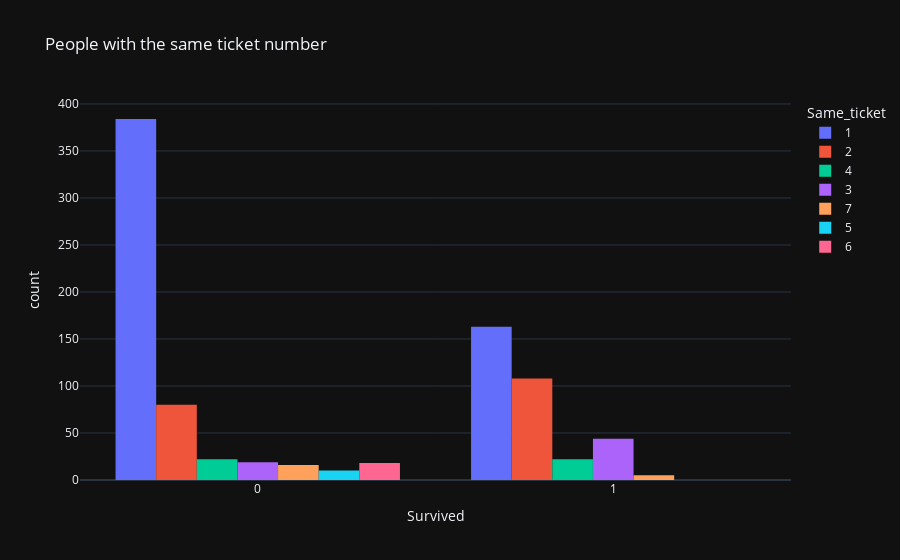
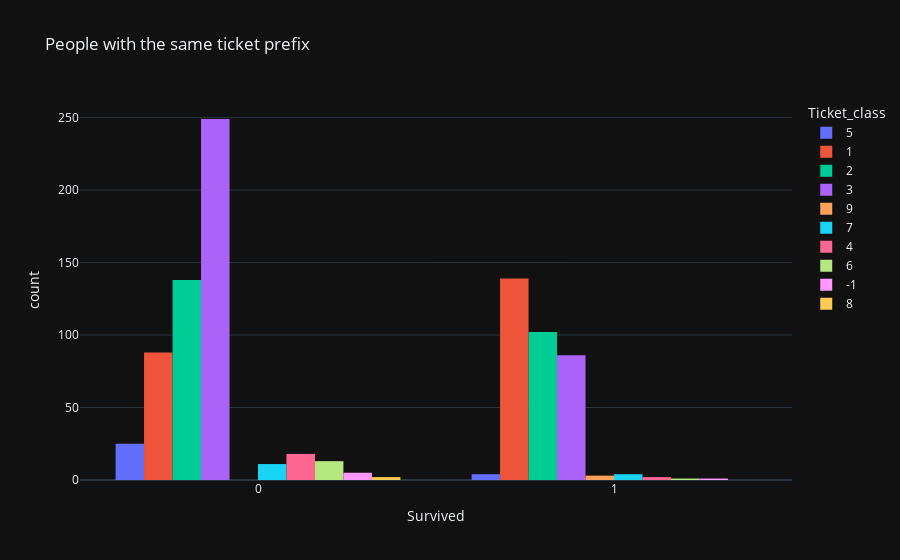

Notebook code for these charts, in order:
### Code cell
def adjust_ticket(data):
    titanic["Same_ticket"] = titanic.groupby("Ticket")["Ticket"].transform("count")

    import re
    data["Ticket"] = data["Ticket"].apply(lambda row: re.sub("[^0-9]", "", row))
    data["Ticket_class"] = data["Ticket"].apply(lambda row: int(str(row)[0]) if len(str(row)) > 1 else -1)
    data["Ticket_class"].fillna(data["Ticket_class"].mean(), inplace=True)
    data.drop(["Ticket"], axis=1, inplace=True)

adjust_ticket(titanic)
plt4 = px.histogram(titanic, x="Survived", color="Same_ticket", barmode="group", title="People with the same ticket number")
plt4.show()

plt5 = px.histogram(titanic, x="Survived", color="Ticket_class", barmode="group", title="People with the same ticket prefix")
plt5.show()

### Figure 1 — Plotly figure (JSON) as saved in the notebook; plotly's stock layout.template omitted (floating-point values rounded to 4 significant figures; data arrays with more than 128 entries replaced by an {"elided": "..."} marker saying what was removed)
{"data": [{"alignmentgroup": "True", "bingroup": "x", "hovertemplate": "Same_ticket=1<br>Survived=%{x}<br>count=%{y}<extra></extra>", "legendgroup": "1", "marker": {"color": "#636efa", "pattern": {"shape": ""}}, "name": "1", "offsetgroup": "1", "orientation": "v", "showlegend": true, "x": {"elided": "547 int values"}, "xaxis": "x", "yaxis": "y", "type": "histogram"}, {"alignmentgroup": "True", "bingroup": "x", "hovertemplate": "Same_ticket=2<br>Survived=%{x}<br>count=%{y}<extra></extra>", "legendgroup": "2", "marker": {"color": "#EF553B", "pattern": {"shape": ""}}, "name": "2", "offsetgroup": "2", "orientation": "v", "showlegend": true, "x": {"elided": "188 int values"}, "xaxis": "x", "yaxis": "y", "type": "histogram"}, {"alignmentgroup": "True", "bingroup": "x", "hovertemplate": "Same_ticket=4<br>Survived=%{x}<br>count=%{y}<extra></extra>", "legendgroup": "4", "marker": {"color": "#00cc96", "pattern": {"shape": ""}}, "name": "4", "offsetgroup": "4", "orientation": "v", "showlegend": true, "x": [0, 0, 1, 0, 0, 1, 0, 0, 0, 0, 0, 1, 1, 1, 0, 0, 1, 1, 1, 0, 1, 1, 0, 1, 0, 0, 1, 1, 0, 0, 1, 0, 0, 1, 0, 1, 0, 1, 1, 1, 0, 1, 1, 1], "xaxis": "x", "yaxis": "y", "type": "histogram"}, {"alignmentgroup": "True", "bingroup": "x", "hovertemplate": "Same_ticket=3<br>Survived=%{x}<br>count=%{y}<extra></extra>", "legendgroup": "3", "marker": {"color": "#ab63fa", "pattern": {"shape": ""}}, "name": "3", "offsetgroup": "3", "orientation": "v", "showlegend": true, "x": [1, 1, 1, 1, 1, 0, 1, 1, 1, 1, 1, 1, 1, 0, 1, 1, 1, 0, 0, 1, 1, 0, 1, 0, 1, 1, 0, 0, 1, 1, 0, 0, 1, 1, 0, 1, 0, 1, 1, 0, 1, 1, 1, 1, 0, 1, 0, 1, 1, 0, 1, 1, 1, 1, 1, 1, 0, 1, 0, 1, 1, 0, 1], "xaxis": "x", "yaxis": "y", "type": "histogram"}, {"alignmentgroup": "True", "bingroup": "x", "hovertemplate": "Same_ticket=7<br>Survived=%{x}<br>count=%{y}<extra></extra>", "legendgroup": "7", "marker": {"color": "#FFA15A", "pattern": {"shape": ""}}, "name": "7", "offsetgroup": "7", "orientation": "v", "showlegend": true, "x": [0, 1, 0, 0, 0, 0, 0, 0, 1, 0, 0, 0, 1, 1, 0, 0, 0, 1, 0, 0, 0], "xaxis": "x", "yaxis": "y", "type": "histogram"}, {"alignmentgroup": "True", "bingroup": "x", "hovertemplate": "Same_ticket=5<br>Survived=%{x}<br>count=%{y}<extra></extra>", "legendgroup": "5", "marker": {"color": "#19d3f3", "pattern": {"shape": ""}}, "name": "5", "offsetgroup": "5", "orientation": "v", "showlegend": true, "x": [0, 0, 0, 0, 0, 0, 0, 0, 0, 0], "xaxis": "x", "yaxis": "y", "type": "histogram"}, {"alignmentgroup": "True", "bingroup": "x", "hovertemplate": "Same_ticket=6<br>Survived=%{x}<br>count=%{y}<extra></extra>", "legendgroup": "6", "marker": {"color": "#FF6692", "pattern": {"shape": ""}}, "name": "6", "offsetgroup": "6", "orientation": "v", "showlegend": true, "x": [0, 0, 0, 0, 0, 0, 0, 0, 0, 0, 0, 0, 0, 0, 0, 0, 0, 0], "xaxis": "x", "yaxis": "y", "type": "histogram"}], "layout": {"xaxis": {"anchor": "y", "domain": [0.0, 1.0], "title": {"text": "Survived"}}, "yaxis": {"anchor": "x", "domain": [0.0, 1.0], "title": {"text": "count"}}, "legend": {"title": {"text": "Same_ticket"}, "tracegroupgap": 0}, "title": {"text": "People with the same ticket number"}, "barmode": "group"}}

### Figure 2 — Plotly figure (JSON) as saved in the notebook; plotly's stock layout.template omitted (floating-point values rounded to 4 significant figures; data arrays with more than 128 entries replaced by an {"elided": "..."} marker saying what was removed)
{"data": [{"alignmentgroup": "True", "bingroup": "x", "hovertemplate": "Ticket_class=5<br>Survived=%{x}<br>count=%{y}<extra></extra>", "legendgroup": "5", "marker": {"color": "#636efa", "pattern": {"shape": ""}}, "name": "5", "offsetgroup": "5", "orientation": "v", "showlegend": true, "x": [0, 0, 0, 0, 0, 0, 0, 1, 0, 0, 0, 1, 0, 0, 0, 0, 1, 0, 0, 1, 0, 0, 0, 0, 0, 0, 0, 0, 0], "xaxis": "x", "yaxis": "y", "type": "histogram"}, {"alignmentgroup": "True", "bingroup": "x", "hovertemplate": "Ticket_class=1<br>Survived=%{x}<br>count=%{y}<extra></extra>", "legendgroup": "1", "marker": {"color": "#EF553B", "pattern": {"shape": ""}}, "name": "1", "offsetgroup": "1", "orientation": "v", "showlegend": true, "x": {"elided": "227 int values"}, "xaxis": "x", "yaxis": "y", "type": "histogram"}, {"alignmentgroup": "True", "bingroup": "x", "hovertemplate": "Ticket_class=2<br>Survived=%{x}<br>count=%{y}<extra></extra>", "legendgroup": "2", "marker": {"color": "#00cc96", "pattern": {"shape": ""}}, "name": "2", "offsetgroup": "2", "orientation": "v", "showlegend": true, "x": {"elided": "240 int values"}, "xaxis": "x", "yaxis": "y", "type": "histogram"}, {"alignmentgroup": "True", "bingroup": "x", "hovertemplate": "Ticket_class=3<br>Survived=%{x}<br>count=%{y}<extra></extra>", "legendgroup": "3", "marker": {"color": "#ab63fa", "pattern": {"shape": ""}}, "name": "3", "offsetgroup": "3", "orientation": "v", "showlegend": true, "x": {"elided": "335 int values"}, "xaxis": "x", "yaxis": "y", "type": "histogram"}, {"alignmentgroup": "True", "bingroup": "x", "hovertemplate": "Ticket_class=9<br>Survived=%{x}<br>count=%{y}<extra></extra>", "legendgroup": "9", "marker": {"color": "#FFA15A", "pattern": {"shape": ""}}, "name": "9", "offsetgroup": "9", "orientation": "v", "showlegend": true, "x": [1, 1, 1], "xaxis": "x", "yaxis": "y", "type": "histogram"}, {"alignmentgroup": "True", "bingroup": "x", "hovertemplate": "Ticket_class=7<br>Survived=%{x}<br>count=%{y}<extra></extra>", "legendgroup": "7", "marker": {"color": "#19d3f3", "pattern": {"shape": ""}}, "name": "7", "offsetgroup": "7", "orientation": "v", "showlegend": true, "x": [0, 0, 0, 1, 1, 0, 0, 1, 0, 1, 0, 0, 0, 0, 0], "xaxis": "x", "yaxis": "y", "type": "histogram"}, {"alignmentgroup": "True", "bingroup": "x", "hovertemplate": "Ticket_class=4<br>Survived=%{x}<br>count=%{y}<extra></extra>", "legendgroup": "4", "marker": {"color": "#FF6692", "pattern": {"shape": ""}}, "name": "4", "offsetgroup": "4", "orientation": "v", "showlegend": true, "x": [0, 0, 0, 0, 0, 0, 0, 0, 0, 0, 0, 1, 0, 0, 0, 0, 0, 0, 1, 0], "xaxis": "x", "yaxis": "y", "type": "histogram"}, {"alignmentgroup": "True", "bingroup": "x", "hovertemplate": "Ticket_class=6<br>Survived=%{x}<br>count=%{y}<extra></extra>", "legendgroup": "6", "marker": {"color": "#B6E880", "pattern": {"shape": ""}}, "name": "6", "offsetgroup": "6", "orientation": "v", "showlegend": true, "x": [0, 0, 0, 0, 1, 0, 0, 0, 0, 0, 0, 0, 0, 0], "xaxis": "x", "yaxis": "y", "type": "histogram"}, {"alignmentgroup": "True", "bingroup": "x", "hovertemplate": "Ticket_class=-1<br>Survived=%{x}<br>count=%{y}<extra></extra>", "legendgroup": "-1", "marker": {"color": "#FF97FF", "pattern": {"shape": ""}}, "name": "-1", "offsetgroup": "-1", "orientation": "v", "showlegend": true, "x": [0, 1, 0, 0, 0, 0], "xaxis": "x", "yaxis": "y", "type": "histogram"}, {"alignmentgroup": "True", "bingroup": "x", "hovertemplate": "Ticket_class=8<br>Survived=%{x}<br>count=%{y}<extra></extra>", "legendgroup": "8", "marker": {"color": "#FECB52", "pattern": {"shape": ""}}, "name": "8", "offsetgroup": "8", "orientation": "v", "showlegend": true, "x": [0, 0], "xaxis": "x", "yaxis": "y", "type": "histogram"}], "layout": {"xaxis": {"anchor": "y", "domain": [0.0, 1.0], "title": {"text": "Survived"}}, "yaxis": {"anchor": "x", "domain": [0.0, 1.0], "title": {"text": "count"}}, "legend": {"title": {"text": "Ticket_class"}, "tracegroupgap": 0}, "title": {"text": "People with the same ticket prefix"}, "barmode": "group"}}
